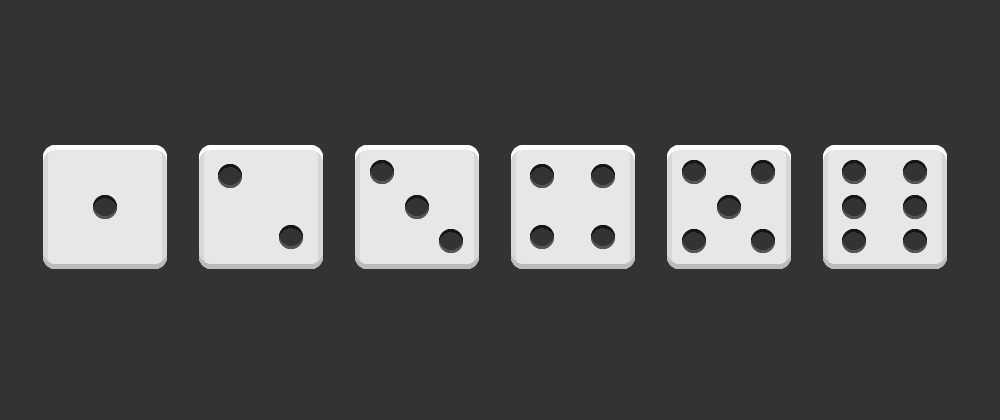
#> input picture images/dices.png, 1000 x 420 px
$ python 2.py
#> lines starting #> are read from the running program, lines starting #| are printed output that depends on the picture; after the words box and inside, x2 and y2 are one past the last pixel; in counts of white or black regions, pixels touching at a corner belong together
import math as math
import cv2 as cv2


def main():
    src = cv2.imread('images/dices.png', cv2.IMREAD_GRAYSCALE)
#> src is the input picture: shape (420, 1000); min 21, max 255, mean 85.6

    if src is None:
        print('Image load failed!')
        return

    _, img_bin = cv2.threshold(src, 0, 255, cv2.THRESH_BINARY_INV | cv2.THRESH_OTSU)
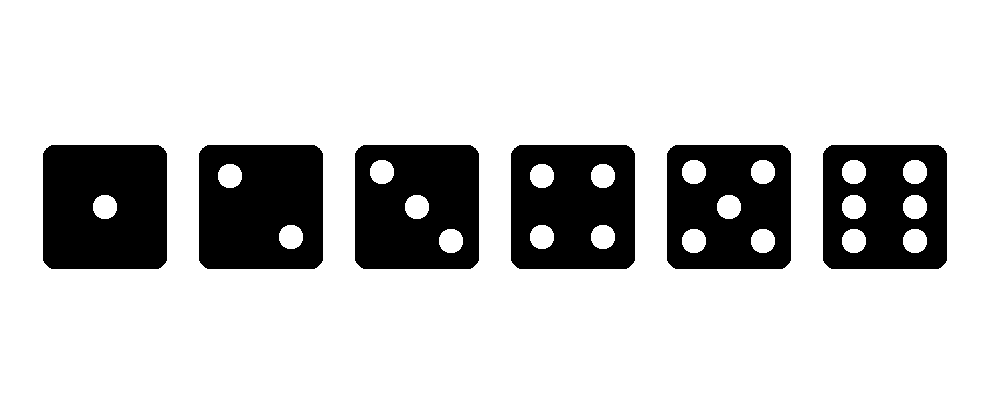
#> img_bin: shape (420, 1000); 80.5% white; 6 black regions
    contours, _ = cv2.findContours(img_bin, cv2.RETR_TREE, cv2.CHAIN_APPROX_NONE)
#> contours = 28 contours; largest, box (x1, y1, x2, y2) and area: (0, 0, 1000, 420) 418581, (822, 144, 948, 270) 15492, (666, 144, 792, 270) 15492, (510, 144, 636, 270) 15492, (354, 144, 480, 270) 15492

    count = -1
    circles = []
    for pts in contours:
        if cv2.contourArea(pts) < 400:
            continue

        approx = cv2.approxPolyDP(pts, cv2.arcLength(pts, True) * 0.02, True)

        vtc = len(approx)

        if vtc == 4:
            count += 1
            circles.append(0)
        else:
            length = cv2.arcLength(pts, True)
            area = cv2.contourArea(pts)
            ratio = 4. * math.pi * area / (length * length)

            if ratio > 0.8:
                circles[count] += 1
#> this loop made 28 passes
#> (approx, vtc) on passes 1, 2, 9, 15, 20, 24, 27: ([[0, 0], [0, 419], [999, 419], [999, 0]], 4), ([[826, 147], [944, 148], [940, 268], [823, 262]], 4), ([[670, 147], [788, 148], [784, 268], [667, 262]], 4), ([[514, 147], [632, 148], [628, 268], [511, 262]], 4), ([[358, 147], [476, 148], [472, 268], [355, 262]], 4), ([[202, 147], [320, 148], [316, 268], [199, 262]], 4), ([[46, 147], [164, 148], [160, 268], [43, 262]], 4)
#> vtc on passes 3 to 8: 8, 8, 8, 8, 8, 8
#> after the loop, circles = [0, 6, 5, 4, 3, 2, 1]; count = 6

    circles.sort()
    for i in circles:
        if i != 0:
            print(i)
#> this loop made 7 passes
#| 1
#| 2
#| 3
#| 4
#| 5
#| 6


main()

$ run again, with images/dice5.png copied over images/dices.png
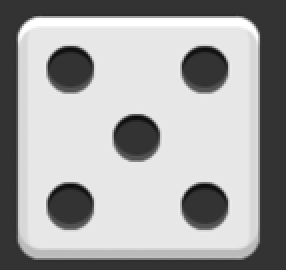
#> input picture images/dice5.png, 143 x 135 px (shown 2 times larger)
#> in main, `_, img_bin = cv2.threshold(src, 0, 255, cv2.THRESH_BINARY_INV | cv2.TH..`:
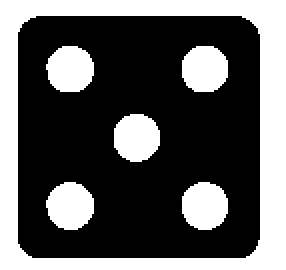
#> img_bin: shape (135, 143) (shown 2 times larger); 36.2% white; 6 white regions
#> contours = 7 contours; box (x1, y1, x2, y2) and area: (0, 0, 143, 135) 19028, (8, 7, 131, 130) 14758, (23, 91, 47, 115) 414, (91, 91, 114, 115) 411, (57, 57, 80, 81) 410, (23, 23, 47, 46) 408, (91, 23, 114, 46) 406
#> the loop in main, `for pts in contours:` made 7 passes
#> (vtc, length, area, ratio) on passes 3 to 7: (8, 75.94, 411, 0.896), (9, 76.18, 413.5, 0.895), (8, 75.36, 410.5, 0.908), (8, 74.53, 406.5, 0.92), (8, 75.36, 408.5, 0.904)
#> after the loop in main, `for pts in contours:`: circles = [0, 5]; count = 1
#> the loop in main, `for i in circles:` made 2 passes
#> i on pass 2: 5
#> (printed output is left out)

$ run again, with images/dice7.png copied over images/dices.png
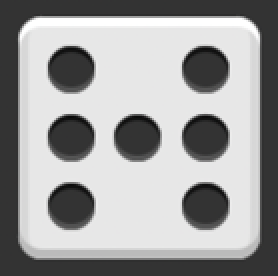
#> input picture images/dice7.png, 139 x 138 px (shown 2 times larger)
#> in main, `_, img_bin = cv2.threshold(src, 0, 255, cv2.THRESH_BINARY_INV | cv2.TH..`:
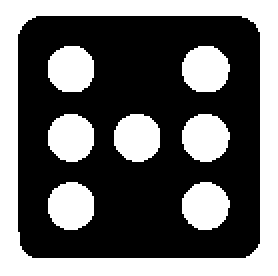
#> img_bin: shape (138, 139) (shown 2 times larger); 40.5% white; 8 white regions
#> contours = 9 contours; largest, box (x1, y1, x2, y2) and area: (0, 0, 139, 138) 18906, (8, 7, 131, 130) 14754, (91, 57, 115, 81) 414, (91, 91, 115, 115) 414, (24, 91, 47, 115) 412
#> the loop in main, `for pts in contours:` made 9 passes
#> (vtc, length, area, ratio) on passes 3 to 9: (8, 76.18, 413.5, 0.895), (8, 75.94, 412, 0.898), (8, 76.18, 414.5, 0.897), (8, 75.36, 411.5, 0.911), (8, 75.36, 408.5, 0.904), (8, 75.36, 409.5, 0.906), (8, 74.53, 404.5, 0.915)
#> after the loop in main, `for pts in contours:`: circles = [0, 7]; count = 1
#> the loop in main, `for i in circles:` made 2 passes
#> i on pass 2: 7
#> (printed output is left out)
